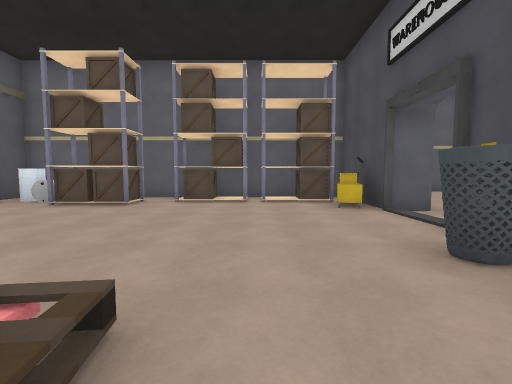
view 1 (above)

24 first-person views from a walk through a Unity game level. The camera is 1.4 m above the floor, tilts 4° down and sees 90° across. Doors are open. The floor is counted in squares, 2 m on a side. Each view is taken from the middle of a square. On the plan, view 1 faces up. The plan holds only what a view shows up to about 9 squares ahead; the rest is blank. The place goes on beyond the plan. The player character is not drawn. Surface patterns are stand-ins for the level's own textures.

view 2
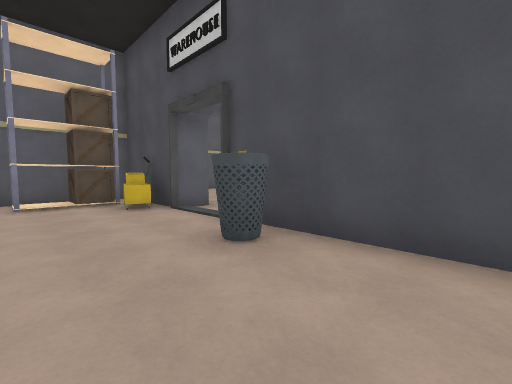

view 3
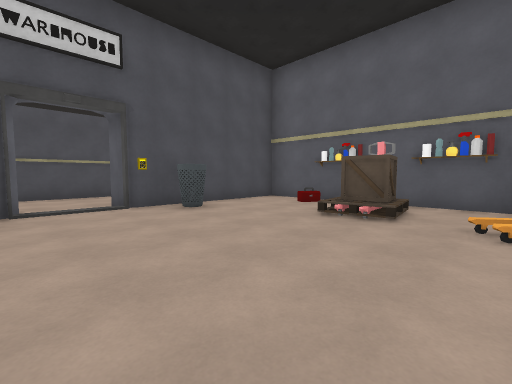

view 4
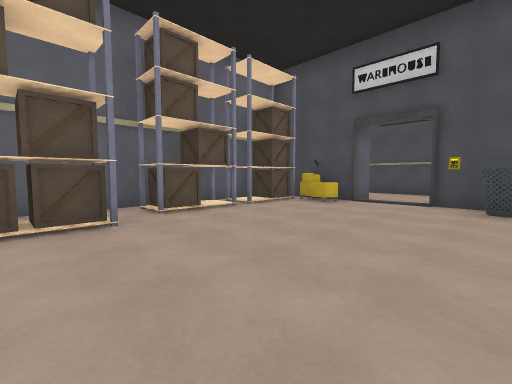

view 5
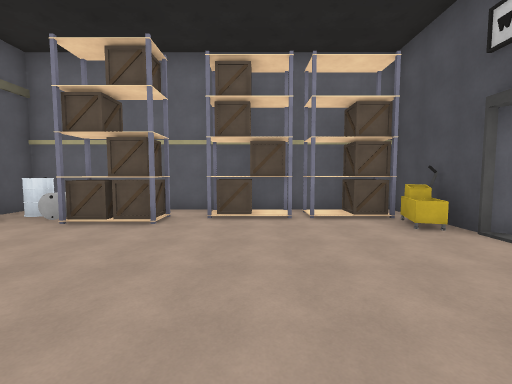

view 6
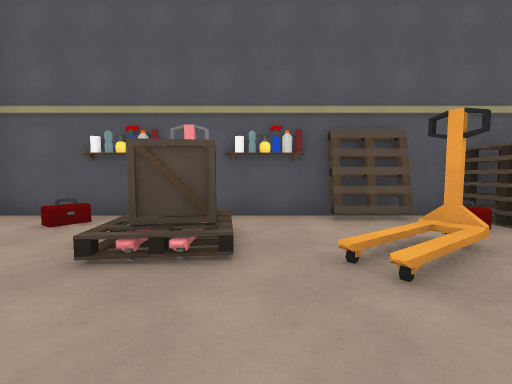

view 7
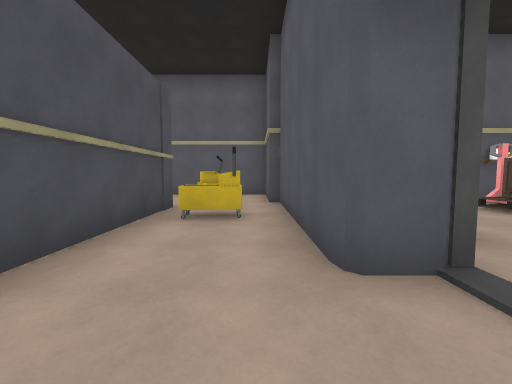

view 8
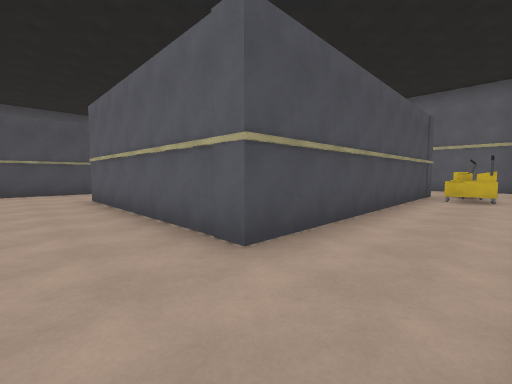

view 9
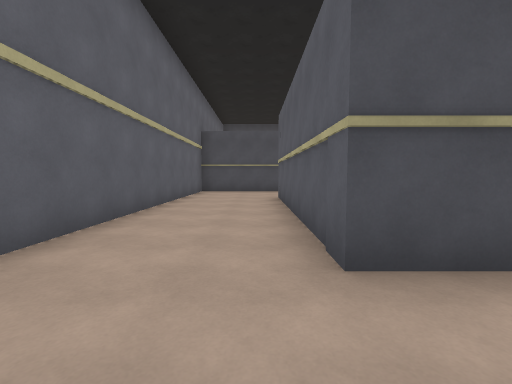

view 10
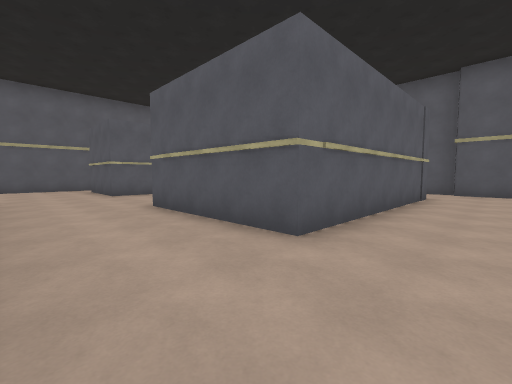

view 11
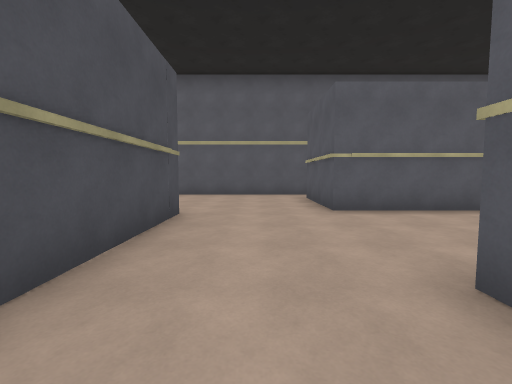

view 12
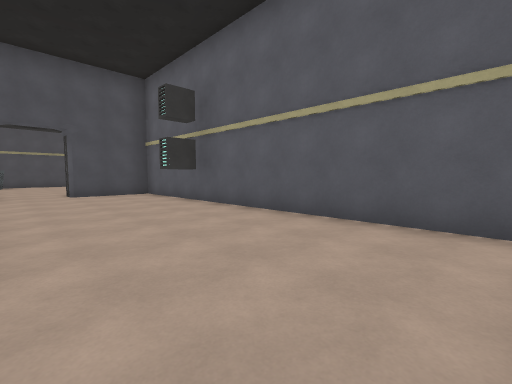

view 13
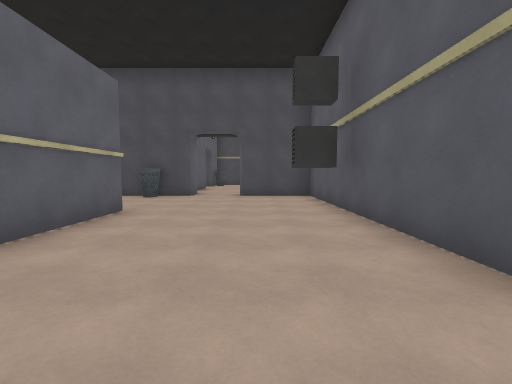

view 14
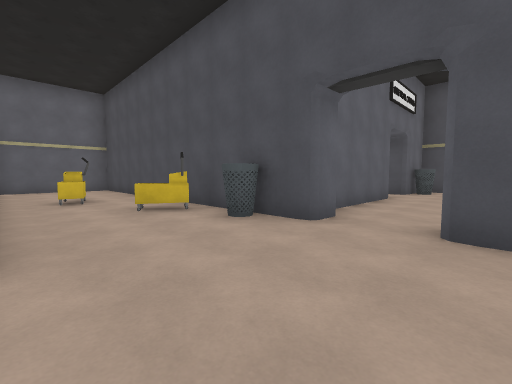

view 15
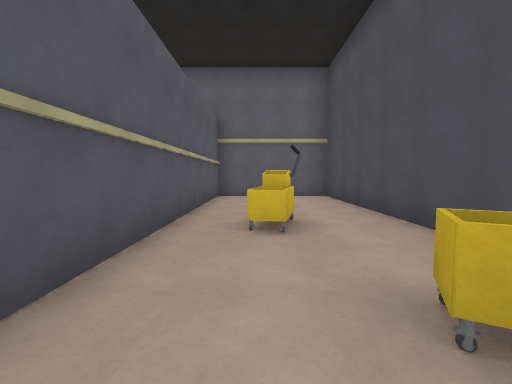

view 16
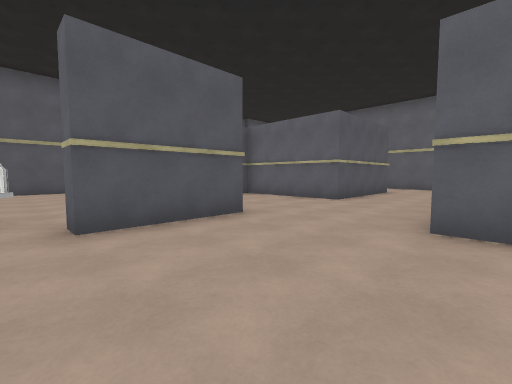

view 17
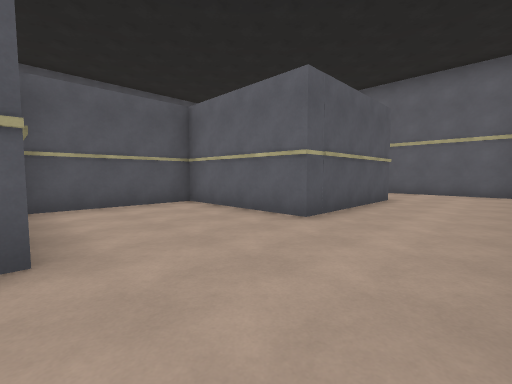

view 18
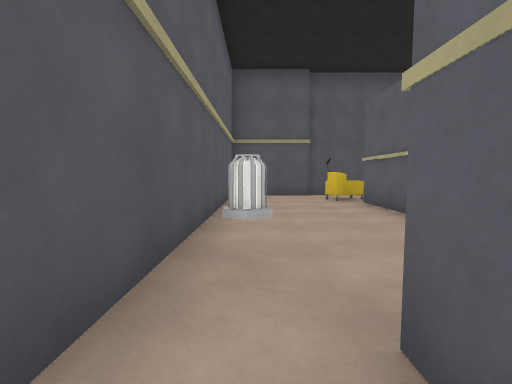

view 19
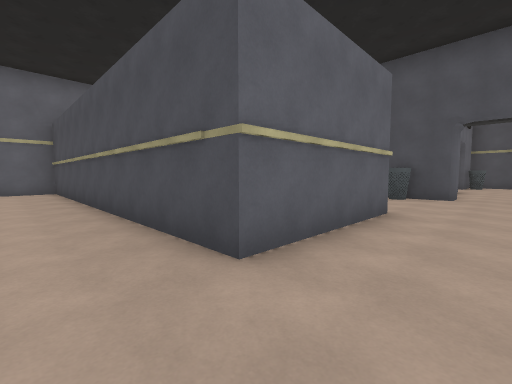

view 20
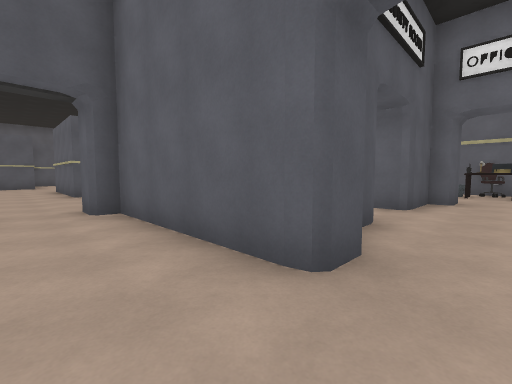

view 21
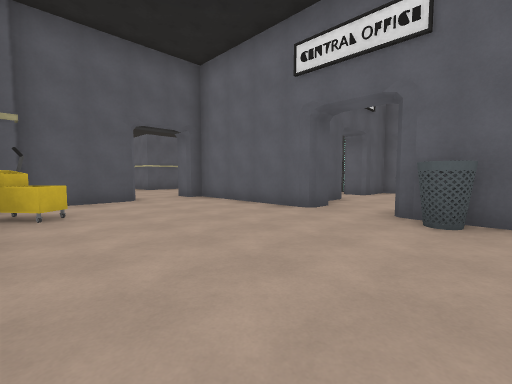

view 22
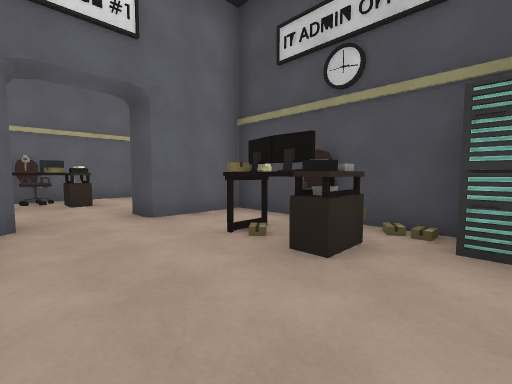

view 23
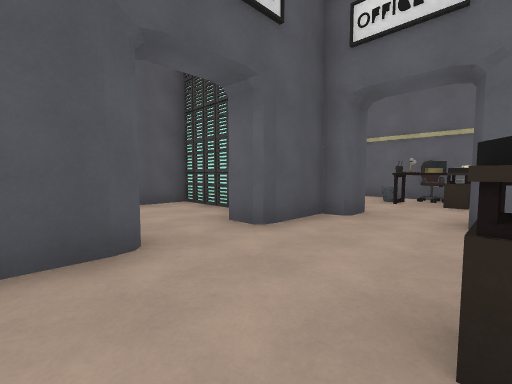

view 24
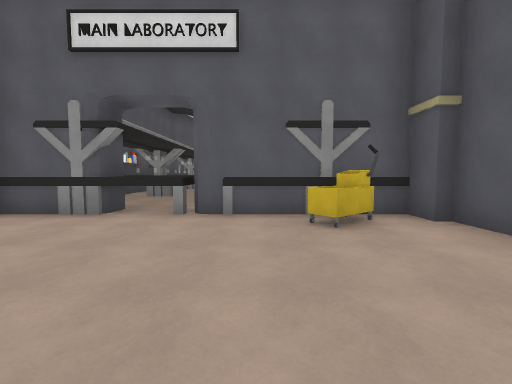

### Floor plan
Ten units are one square. View 1 is at (0, 0); x grows to the right and y downward. Boxes are objects, and circles mark ways between rooms. Rooms are numbered by the first view taken in them; rooms with no view inside come last. Other rooms are left out.
<svg viewBox="-50 -110 350 166">
<path fill="none" stroke="#000" d="M26 -48 26 -77 -45 -77M-35 13 26 13 26 -33M179 -5 143 -5 143 -102 61 -102M86 -1 117 -1 117 24 110 24M212 -24 212 -45M76 4 58 4 58 -73 117 -73 117 -35 81 -35 81 -2M212 -84 212 -102 178 -102 178 -31M34 -30 34 14M34 -78 34 -69M37 -90 37 -76M37 12 37 35M256 -61 256 -54M261 -68 261 -61M36 38 212 38 212 18M276 -60 276 -68M289 -102 246 -102M263 44 295 44M261 -5 220 -5M276 51 276 44M221 18 221 39M291 -5 276 -5M224 38 224 44 259 44M256 -28 256 -19M261 -12 261 -5M276 -5 276 -11M295 -20 295 -60 276 -60"/>
<rect x="-45" y="5" width="10" height="10" fill="#bbb"><title>pallet</title></rect>
<rect x="-45" y="-5" width="10" height="10" fill="#bbb"><title>other object</title></rect>
<rect x="-45" y="-75" width="10" height="20" fill="#bbb"><title>other object</title></rect>
<rect x="-35" y="-65" width="10" height="10" fill="#bbb"><title>other object</title></rect>
<rect x="-35" y="-75" width="10" height="10" fill="#bbb"><title>other object</title></rect>
<rect x="-25" y="-65" width="10" height="10" fill="#bbb"><title>other object</title></rect>
<rect x="-25" y="-75" width="20" height="10" fill="#bbb"><title>other object</title></rect>
<rect x="-15" y="-5" width="10" height="10" fill="#bbb"><title>other object</title></rect>
<rect x="-5" y="-65" width="10" height="10" fill="#bbb"><title>other object</title></rect>
<rect x="5" y="5" width="10" height="10" fill="#bbb"><title>toolbox</title></rect>
<rect x="5" y="-75" width="20" height="10" fill="#bbb"><title>other object</title></rect>
<rect x="15" y="-25" width="10" height="10" fill="#bbb"><title>bin</title></rect>
<rect x="15" y="-65" width="10" height="10" fill="#bbb"><title>bucket</title></rect>
<rect x="45" y="-5" width="10" height="20" fill="#bbb"><title>bucket</title></rect>
<rect x="45" y="-15" width="10" height="10" fill="#bbb"><title>bucket</title></rect>
<rect x="95" y="25" width="10" height="10" fill="#bbb"><title>other object</title></rect>
<rect x="175" y="25" width="10" height="10" fill="#bbb"><title>other object</title></rect>
<rect x="185" y="-65" width="10" height="20" fill="#bbb"><title>bucket</title></rect>
<rect x="195" y="-35" width="10" height="10" fill="#bbb"><title>bucket</title></rect>
<rect x="205" y="-15" width="10" height="10" fill="#bbb"><title>bin</title></rect>
<rect x="215" y="-55" width="10" height="10" fill="#bbb"><title>other object</title></rect>
<rect x="215" y="-65" width="10" height="10" fill="#bbb"><title>other object</title></rect>
<rect x="225" y="-65" width="10" height="10" fill="#bbb"><title>other object</title></rect>
<rect x="255" y="-95" width="10" height="10" fill="#bbb"><title>other object</title></rect>
<rect x="265" y="-95" width="10" height="10" fill="#bbb"><title>other object</title></rect>
<rect x="265" y="-105" width="10" height="10" fill="#bbb"><title>other object</title></rect>
<rect x="235" y="35" width="10" height="10" fill="#bbb"><title>bucket</title></rect>
<rect x="275" y="-5" width="10" height="10" fill="#bbb"><title>bin</title></rect>
<rect x="275" y="-35" width="10" height="10" fill="#bbb"><title>other object</title></rect>
<rect x="275" y="-45" width="10" height="10" fill="#bbb"><title>other object</title></rect>
<rect x="285" y="-25" width="10" height="10" fill="#bbb"><title>other object</title></rect>
<rect x="285" y="-35" width="10" height="10" fill="#bbb"><title>other object</title></rect>
<rect x="285" y="-45" width="10" height="10" fill="#bbb"><title>other object</title></rect>
<circle cx="30" cy="-45" r="3" fill="#2a7"/>
<circle cx="220" cy="5" r="3" fill="#2a7"/>
<circle cx="230" cy="-50" r="3" fill="#2a7"/>
<circle cx="270" cy="-60" r="3" fill="#2a7"/>
<circle cx="270" cy="-10" r="3" fill="#2a7"/>
<text x="-10" y="-30">1</text>
<text x="140" y="-40">2</text>
<text x="260" y="20">3</text>
<text x="260" y="-40">4</text>
</svg>
Room 1 opens to room 2. Room 2 opens to room 3. Room 2 opens to room 4. Room 3 opens to room 4.

Where each view was taken, in squares from view 1:
view 1: 0 up, 0 right, facing up
view 2: 0 up, 0 right, facing up-right
view 3: 5 up, 3 left, facing down-right
view 4: 2 up, 4 left, facing up-right
view 5: 1 up, 1 left, facing up
view 6: 3 up, 2 left, facing down
view 7: 5 up, 4 right, facing down
view 8: 9 up, 4 right, facing down-right
view 9: 8 up, 4 right, facing right
view 10: 9 up, 14 right, facing down-left
view 11: 5 up, 13 right, facing down
view 12: 0 up, 12 right, facing down-right
view 13: 2 down, 13 right, facing right
view 14: 2 down, 18 right, facing up-right
view 15: 2 up, 19 right, facing up
view 16: 3 down, 15 right, facing up-left
view 17: 0 up, 14 right, facing up-left
view 18: 3 down, 12 right, facing left
view 19: 1 down, 13 right, facing up-right
view 20: 1 down, 27 right, facing up-left
view 21: 4 down, 29 right, facing up-left
view 22: 2 up, 26 right, facing up-right
view 23: 2 up, 28 right, facing up-left
view 24: 0 up, 25 right, facing down
